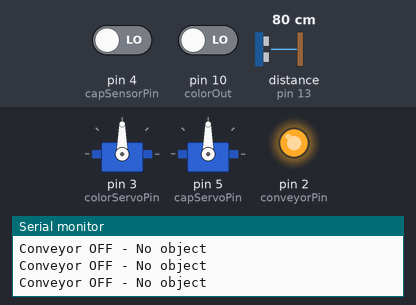
Recording of a sketch running on a simulated Arduino Uno, built with avr-gcc and run on an emulated ATmega328P. On the bench: 2 × servo, output pins drawn as LEDs (lit = HIGH), the last lines printed to the serial monitor. Wiring (inferred from the names in the program): ultrasonic range finder: trigger pin 12; echo pin 13. The test bench sets the inputs (shaded band); at power-on: distance to the obstacle (sensor on pin 13) 80 cm, pin 4 (capSensorPin) LOW, pin 10 (colorOut) LOW. The echo pulse lasts 58.3 µs per cm; pins used as bus, display or sensor lines are not drawn.

Above: at 1.2 s.
1.3 s: distance to the obstacle (sensor on pin 13) set to 18 cm
4.3 s: distance to the obstacle (sensor on pin 13) set to 14 cm
At 5.7 s:
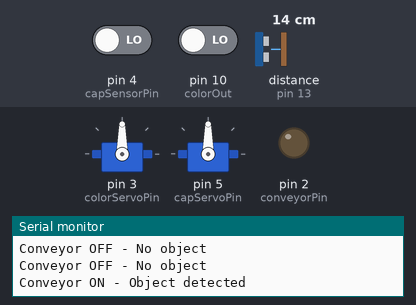
Timing chart, 0 to 35.8 s (numbered marks = the images above; inputs shaded):
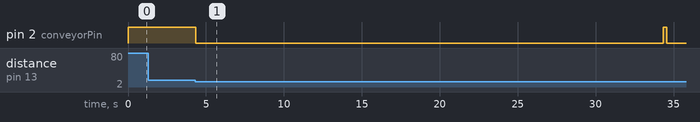

Measured:
- the behaviour switches between 17 and 16 cm on distance to the obstacle (sensor on pin 13) (found by bisection; images 0 and 1)
- after the input at 4.3 s, pin 2 (conveyorPin): HIGH → LOW at once, → HIGH 30.0 s later, → LOW 0.23 s later

The sketch:

PROJECT_CODING.ino
```cpp
#include <Servo.h>

// --- Pins ---
// Ultrasonic sensor
const int trigPin = 12;
const int echoPin = 13;

// Conveyor motor control (via relay or motor driver)
const int conveyorPin = 2;  // Digital pin to control conveyor ON/OFF

// Servos
Servo colorServo;   // SG90 servo for color sorting
Servo capServo;     // SG90 servo for plastic detection

// Color sensor pins (TCS3200)
#define S0 6
#define S1 7
#define S2 8
#define S3 9
#define colorOut 10

// Capacitive proximity sensor pin
const int capSensorPin = 4;

// Servo signal pins
const int colorServoPin = 3;
const int capServoPin = 5;

// Distance threshold for object detection (in cm)
const int distanceThreshold = 15;

void setup() {
  Serial.begin(9600);

  // Ultrasonic pins
  pinMode(trigPin, OUTPUT);
  pinMode(echoPin, INPUT);

  // Conveyor control pin
  pinMode(conveyorPin, OUTPUT);
  digitalWrite(conveyorPin, HIGH); // Conveyor off initially

  // Capacitive sensor pin
  pinMode(capSensorPin, INPUT);

  // Color sensor pins
  pinMode(S0, OUTPUT);
  pinMode(S1, OUTPUT);
  pinMode(S2, OUTPUT);
  pinMode(S3, OUTPUT);
  pinMode(colorOut, INPUT);

  // Set TCS3200 frequency scaling to 100%
  digitalWrite(S0, HIGH);
  digitalWrite(S1, LOW);

  // Attach servos
  colorServo.attach(colorServoPin);
  capServo.attach(capServoPin);

  // Initialize servos to neutral (90 degrees)
  colorServo.write(90);
  capServo.write(90);

  Serial.println("System Initialized");
}

void loop() {
  long distance = readUltrasonicDistance();

  if (distance > 0 && distance <= distanceThreshold) {
    // Object detected by ultrasonic sensor
    digitalWrite(conveyorPin, LOW);  // Turn ON conveyor (relay LOW = ON)
    Serial.println("Conveyor ON - Object detected");

    // Keep conveyor running for 4 seconds
    delay(30000);
    digitalWrite(conveyorPin, HIGH); // Turn OFF conveyor
    Serial.println("Conveyor OFF - Time elapsed");

    // Check capacitive sensor for plastic
    bool plasticDetected = digitalRead(capSensorPin) == HIGH;

    // Read color sensor frequencies
    int redFreq = readColorFrequency(LOW, LOW);
    int blueFreq = readColorFrequency(LOW, HIGH);
    int greenFreq = readColorFrequency(HIGH, HIGH);

    String detectedColor = detectColor(redFreq, greenFreq, blueFreq);

    // Activate servos based on sensors
    if (plasticDetected) {
      Serial.println("Plastic detected - Activating plastic servo");
      capServo.write(0);   // Move servo to action position
      delay(800);
      capServo.write(90);  // Return to neutral
    }

    if (detectedColor != "Unknown") {
      Serial.print("Color detected: ");
      Serial.println(detectedColor);

      // Move color servo based on color
      if (detectedColor == "Red") {
        colorServo.write(0);
      } else if (detectedColor == "Blue") {
        colorServo.write(45);
      } else if (detectedColor == "Green") {
        colorServo.write(135);
      }
      delay(1000);
      colorServo.write(90);  // Neutral
    }

  } else {
    // No object detected, conveyor OFF
    digitalWrite(conveyorPin, HIGH);
    Serial.println("Conveyor OFF - No object");
  }

  delay(50); // Short delay between loops
}

// Reads distance from ultrasonic sensor (HC-SR04)
long readUltrasonicDistance() {
  digitalWrite(trigPin, LOW);
  delayMicroseconds(2);

  digitalWrite(trigPin, HIGH);
  delayMicroseconds(10);
  digitalWrite(trigPin, LOW);

  long duration = pulseIn(echoPin, HIGH, 30000); // Timeout 30ms

  if (duration == 0) return -1; // No pulse received

  long distanceCm = duration * 0.034 / 2;
  return distanceCm;
}

// Reads TCS3200 color sensor frequency
int readColorFrequency(bool s2State, bool s3State) {
  digitalWrite(S2, s2State);
  digitalWrite(S3, s3State);
  delay(50);
  int freq = pulseIn(colorOut, LOW, 10000);
  return (freq == 0) ? 9999 : freq;
}

// Simple color detection logic (calibrate as needed)
String detectColor(int red, int green, int blue) {
  if (red < blue && red < green && red < 40) return "Red";
  if (blue < red && blue < green && blue < 95) return "Blue";
  if (green < red && green < blue && green > 105) return "Green";
  return "Unknown";
}
```
